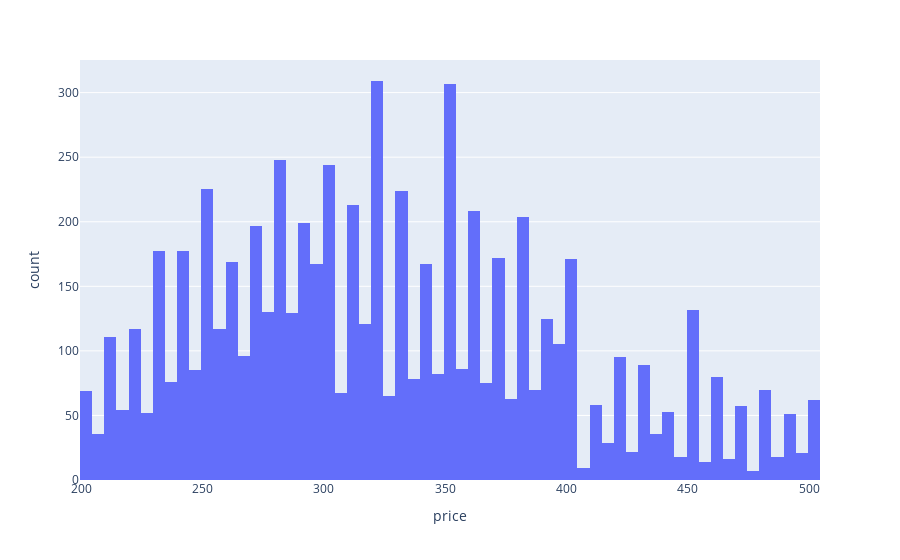

Source (notebook cell):
### Code cell
import plotly.express as px
fig = px.histogram(houses, x="price",)
fig.show()

### Figure 1 — Plotly figure (JSON) as saved in the notebook; plotly's stock layout.template omitted (floating-point values rounded to 4 significant figures; data arrays with more than 128 entries replaced by an {"elided": "..."} marker saying what was removed)
{"data": [{"alignmentgroup": "True", "bingroup": "x", "hoverlabel": {"namelength": 0}, "hovertemplate": "price=%{x}<br>count=%{y}", "legendgroup": "", "marker": {"color": "#636efa"}, "name": "", "offsetgroup": "", "orientation": "v", "showlegend": false, "type": "histogram", "x": {"elided": "6724 int values"}, "xaxis": "x", "yaxis": "y"}], "layout": {"barmode": "relative", "legend": {"tracegroupgap": 0}, "margin": {"t": 60}, "xaxis": {"anchor": "y", "domain": [0, 1], "title": {"text": "price"}}, "yaxis": {"anchor": "x", "domain": [0, 1], "title": {"text": "count"}}}}
